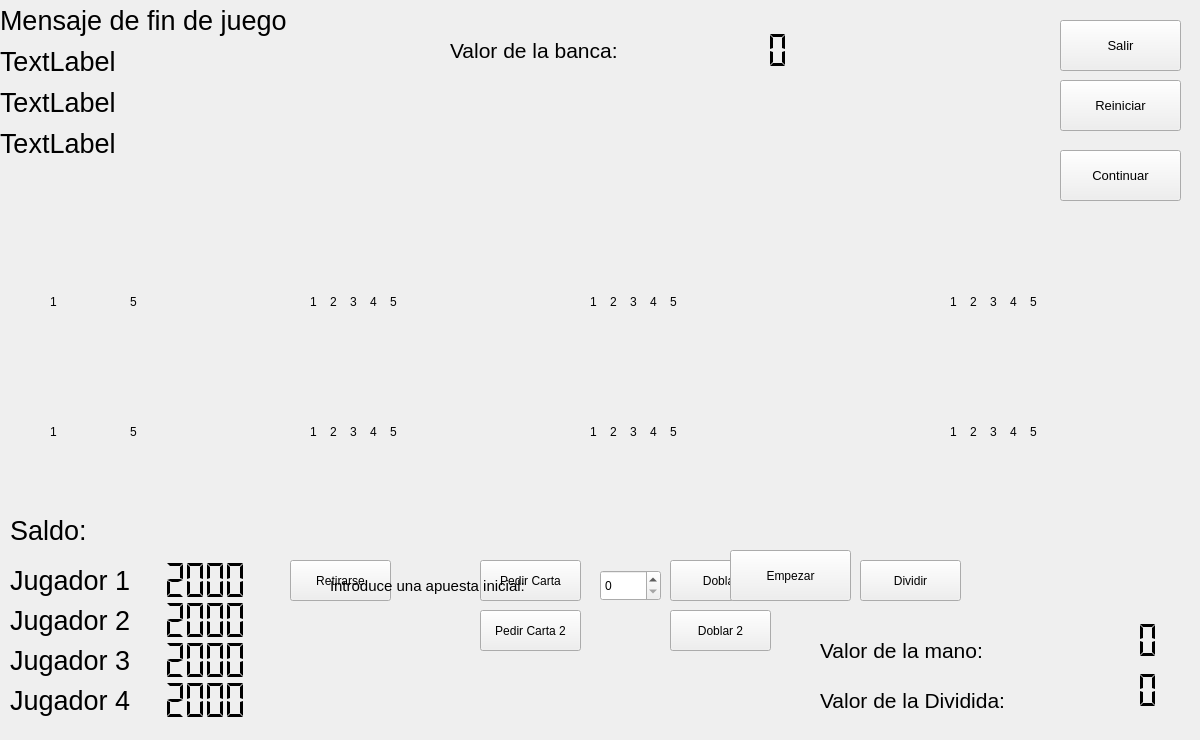
<?xml version="1.0" encoding="UTF-8"?>
<ui version="4.0">
 <class>UnJugador</class>
 <widget class="QWidget" name="UnJugador">
  <property name="geometry">
   <rect>
    <x>0</x>
    <y>0</y>
    <width>1200</width>
    <height>740</height>
   </rect>
  </property>
  <property name="windowTitle">
   <string>Form</string>
  </property>
  <widget class="QPushButton" name="boton_pedir_carta">
   <property name="geometry">
    <rect>
     <x>480</x>
     <y>560</y>
     <width>101</width>
     <height>41</height>
    </rect>
   </property>
   <property name="font">
    <font>
     <pointsize>9</pointsize>
    </font>
   </property>
   <property name="text">
    <string>Pedir Carta</string>
   </property>
  </widget>
  <widget class="QPushButton" name="boton_retirarse">
   <property name="geometry">
    <rect>
     <x>290</x>
     <y>560</y>
     <width>101</width>
     <height>41</height>
    </rect>
   </property>
   <property name="font">
    <font>
     <pointsize>9</pointsize>
    </font>
   </property>
   <property name="text">
    <string>Retirarse</string>
   </property>
  </widget>
  <widget class="QPushButton" name="boton_doblar">
   <property name="geometry">
    <rect>
     <x>670</x>
     <y>560</y>
     <width>101</width>
     <height>41</height>
    </rect>
   </property>
   <property name="font">
    <font>
     <pointsize>9</pointsize>
    </font>
   </property>
   <property name="text">
    <string>Doblar</string>
   </property>
  </widget>
  <widget class="QPushButton" name="boton_dividir">
   <property name="geometry">
    <rect>
     <x>860</x>
     <y>560</y>
     <width>101</width>
     <height>41</height>
    </rect>
   </property>
   <property name="font">
    <font>
     <pointsize>9</pointsize>
    </font>
   </property>
   <property name="text">
    <string>Dividir</string>
   </property>
  </widget>
  <widget class="QLabel" name="label">
   <property name="geometry">
    <rect>
     <x>10</x>
     <y>510</y>
     <width>91</width>
     <height>41</height>
    </rect>
   </property>
   <property name="font">
    <font>
     <pointsize>20</pointsize>
    </font>
   </property>
   <property name="text">
    <string>Saldo:</string>
   </property>
  </widget>
  <widget class="QLCDNumber" name="pantalla">
   <property name="geometry">
    <rect>
     <x>140</x>
     <y>560</y>
     <width>111</width>
     <height>41</height>
    </rect>
   </property>
   <property name="frameShape">
    <enum>QFrame::NoFrame</enum>
   </property>
   <property name="segmentStyle">
    <enum>QLCDNumber::Flat</enum>
   </property>
   <property name="intValue" stdset="0">
    <number>2000</number>
   </property>
  </widget>
  <widget class="QSpinBox" name="selector_apuesta">
   <property name="geometry">
    <rect>
     <x>600</x>
     <y>570</y>
     <width>61</width>
     <height>31</height>
    </rect>
   </property>
   <property name="maximum">
    <number>2000</number>
   </property>
  </widget>
  <widget class="QLabel" name="label_2">
   <property name="geometry">
    <rect>
     <x>330</x>
     <y>570</y>
     <width>251</width>
     <height>31</height>
    </rect>
   </property>
   <property name="font">
    <font>
     <pointsize>11</pointsize>
    </font>
   </property>
   <property name="text">
    <string>Introduce una apuesta inicial: </string>
   </property>
  </widget>
  <widget class="QPushButton" name="boton_empezar">
   <property name="geometry">
    <rect>
     <x>730</x>
     <y>550</y>
     <width>121</width>
     <height>51</height>
    </rect>
   </property>
   <property name="font">
    <font>
     <pointsize>9</pointsize>
    </font>
   </property>
   <property name="text">
    <string>Empezar</string>
   </property>
  </widget>
  <widget class="QLabel" name="label_retirada">
   <property name="geometry">
    <rect>
     <x>0</x>
     <y>0</y>
     <width>500</width>
     <height>41</height>
    </rect>
   </property>
   <property name="font">
    <font>
     <pointsize>20</pointsize>
    </font>
   </property>
   <property name="text">
    <string>Mensaje de fin de juego</string>
   </property>
   <property name="alignment">
    <set>Qt::AlignLeading|Qt::AlignLeft|Qt::AlignVCenter</set>
   </property>
  </widget>
  <widget class="QLabel" name="label_3">
   <property name="geometry">
    <rect>
     <x>820</x>
     <y>620</y>
     <width>211</width>
     <height>61</height>
    </rect>
   </property>
   <property name="font">
    <font>
     <pointsize>16</pointsize>
    </font>
   </property>
   <property name="text">
    <string>Valor de la mano:</string>
   </property>
  </widget>
  <widget class="QLCDNumber" name="pantalla_2">
   <property name="geometry">
    <rect>
     <x>1060</x>
     <y>620</y>
     <width>101</width>
     <height>41</height>
    </rect>
   </property>
   <property name="frameShape">
    <enum>QFrame::NoFrame</enum>
   </property>
   <property name="segmentStyle">
    <enum>QLCDNumber::Flat</enum>
   </property>
   <property name="intValue" stdset="0">
    <number>0</number>
   </property>
  </widget>
  <widget class="QLCDNumber" name="pantalla_3">
   <property name="geometry">
    <rect>
     <x>690</x>
     <y>30</y>
     <width>101</width>
     <height>41</height>
    </rect>
   </property>
   <property name="frameShape">
    <enum>QFrame::NoFrame</enum>
   </property>
   <property name="segmentStyle">
    <enum>QLCDNumber::Flat</enum>
   </property>
   <property name="intValue" stdset="0">
    <number>0</number>
   </property>
  </widget>
  <widget class="QLabel" name="label_valor_banca">
   <property name="geometry">
    <rect>
     <x>450</x>
     <y>20</y>
     <width>211</width>
     <height>61</height>
    </rect>
   </property>
   <property name="font">
    <font>
     <pointsize>16</pointsize>
    </font>
   </property>
   <property name="text">
    <string>Valor de la banca:</string>
   </property>
  </widget>
  <widget class="QPushButton" name="boton_salir">
   <property name="geometry">
    <rect>
     <x>1060</x>
     <y>20</y>
     <width>121</width>
     <height>51</height>
    </rect>
   </property>
   <property name="font">
    <font>
     <pointsize>10</pointsize>
    </font>
   </property>
   <property name="text">
    <string>Salir</string>
   </property>
  </widget>
  <widget class="QPushButton" name="boton_reiniciar">
   <property name="geometry">
    <rect>
     <x>1060</x>
     <y>80</y>
     <width>121</width>
     <height>51</height>
    </rect>
   </property>
   <property name="font">
    <font>
     <pointsize>10</pointsize>
    </font>
   </property>
   <property name="text">
    <string>Reiniciar</string>
   </property>
  </widget>
  <widget class="QPushButton" name="boton_continuar">
   <property name="geometry">
    <rect>
     <x>1060</x>
     <y>150</y>
     <width>121</width>
     <height>51</height>
    </rect>
   </property>
   <property name="font">
    <font>
     <pointsize>10</pointsize>
    </font>
   </property>
   <property name="text">
    <string>Continuar</string>
   </property>
  </widget>
  <widget class="QLabel" name="Mesa1">
   <property name="geometry">
    <rect>
     <x>0</x>
     <y>0</y>
     <width>1200</width>
     <height>740</height>
    </rect>
   </property>
   <property name="text">
    <string/>
   </property>
  </widget>
  <widget class="QLabel" name="Carta1J1">
   <property name="geometry">
    <rect>
     <x>50</x>
     <y>250</y>
     <width>71</width>
     <height>104</height>
    </rect>
   </property>
   <property name="text">
    <string>1</string>
   </property>
  </widget>
  <widget class="QLabel" name="Carta2J1">
   <property name="geometry">
    <rect>
     <x>70</x>
     <y>250</y>
     <width>71</width>
     <height>104</height>
    </rect>
   </property>
   <property name="text">
    <string/>
   </property>
  </widget>
  <widget class="QLabel" name="Carta3J1">
   <property name="geometry">
    <rect>
     <x>90</x>
     <y>250</y>
     <width>71</width>
     <height>104</height>
    </rect>
   </property>
   <property name="text">
    <string/>
   </property>
  </widget>
  <widget class="QLabel" name="Carta4J1">
   <property name="geometry">
    <rect>
     <x>110</x>
     <y>250</y>
     <width>71</width>
     <height>104</height>
    </rect>
   </property>
   <property name="text">
    <string/>
   </property>
  </widget>
  <widget class="QLabel" name="Carta5J1">
   <property name="geometry">
    <rect>
     <x>130</x>
     <y>250</y>
     <width>71</width>
     <height>104</height>
    </rect>
   </property>
   <property name="text">
    <string>5</string>
   </property>
  </widget>
  <widget class="QLabel" name="Carta1B">
   <property name="geometry">
    <rect>
     <x>500</x>
     <y>90</y>
     <width>71</width>
     <height>104</height>
    </rect>
   </property>
   <property name="text">
    <string/>
   </property>
  </widget>
  <widget class="QLabel" name="Carta2B">
   <property name="geometry">
    <rect>
     <x>520</x>
     <y>90</y>
     <width>71</width>
     <height>104</height>
    </rect>
   </property>
   <property name="text">
    <string/>
   </property>
  </widget>
  <widget class="QLabel" name="Carta3B">
   <property name="geometry">
    <rect>
     <x>540</x>
     <y>90</y>
     <width>71</width>
     <height>104</height>
    </rect>
   </property>
   <property name="text">
    <string/>
   </property>
  </widget>
  <widget class="QLabel" name="Carta4B">
   <property name="geometry">
    <rect>
     <x>560</x>
     <y>90</y>
     <width>71</width>
     <height>104</height>
    </rect>
   </property>
   <property name="text">
    <string/>
   </property>
  </widget>
  <widget class="QLabel" name="Carta5B">
   <property name="geometry">
    <rect>
     <x>580</x>
     <y>90</y>
     <width>71</width>
     <height>104</height>
    </rect>
   </property>
   <property name="text">
    <string/>
   </property>
  </widget>
  <widget class="QLabel" name="Carta1D1">
   <property name="geometry">
    <rect>
     <x>50</x>
     <y>380</y>
     <width>71</width>
     <height>104</height>
    </rect>
   </property>
   <property name="text">
    <string>1</string>
   </property>
  </widget>
  <widget class="QLabel" name="Carta2D1">
   <property name="geometry">
    <rect>
     <x>70</x>
     <y>380</y>
     <width>71</width>
     <height>104</height>
    </rect>
   </property>
   <property name="text">
    <string/>
   </property>
  </widget>
  <widget class="QLabel" name="Carta3D1">
   <property name="geometry">
    <rect>
     <x>90</x>
     <y>380</y>
     <width>71</width>
     <height>104</height>
    </rect>
   </property>
   <property name="text">
    <string/>
   </property>
  </widget>
  <widget class="QLabel" name="Carta4D1">
   <property name="geometry">
    <rect>
     <x>110</x>
     <y>380</y>
     <width>71</width>
     <height>104</height>
    </rect>
   </property>
   <property name="text">
    <string/>
   </property>
  </widget>
  <widget class="QLabel" name="Carta5D1">
   <property name="geometry">
    <rect>
     <x>130</x>
     <y>380</y>
     <width>71</width>
     <height>104</height>
    </rect>
   </property>
   <property name="text">
    <string>5</string>
   </property>
  </widget>
  <widget class="QPushButton" name="boton_pedir_carta2">
   <property name="geometry">
    <rect>
     <x>480</x>
     <y>610</y>
     <width>101</width>
     <height>41</height>
    </rect>
   </property>
   <property name="font">
    <font>
     <pointsize>9</pointsize>
    </font>
   </property>
   <property name="text">
    <string>Pedir Carta 2</string>
   </property>
  </widget>
  <widget class="QPushButton" name="boton_doblar2">
   <property name="geometry">
    <rect>
     <x>670</x>
     <y>610</y>
     <width>101</width>
     <height>41</height>
    </rect>
   </property>
   <property name="font">
    <font>
     <pointsize>9</pointsize>
    </font>
   </property>
   <property name="text">
    <string>Doblar 2</string>
   </property>
  </widget>
  <widget class="QLabel" name="label_4">
   <property name="geometry">
    <rect>
     <x>820</x>
     <y>670</y>
     <width>211</width>
     <height>61</height>
    </rect>
   </property>
   <property name="font">
    <font>
     <pointsize>16</pointsize>
    </font>
   </property>
   <property name="text">
    <string>Valor de la Dividida:</string>
   </property>
  </widget>
  <widget class="QLCDNumber" name="pantalla_4">
   <property name="geometry">
    <rect>
     <x>1060</x>
     <y>670</y>
     <width>101</width>
     <height>41</height>
    </rect>
   </property>
   <property name="frameShape">
    <enum>QFrame::NoFrame</enum>
   </property>
   <property name="segmentStyle">
    <enum>QLCDNumber::Flat</enum>
   </property>
  </widget>
  <widget class="QLabel" name="Carta1J4">
   <property name="geometry">
    <rect>
     <x>950</x>
     <y>250</y>
     <width>71</width>
     <height>104</height>
    </rect>
   </property>
   <property name="text">
    <string>1</string>
   </property>
  </widget>
  <widget class="QLabel" name="Carta2J4">
   <property name="geometry">
    <rect>
     <x>970</x>
     <y>250</y>
     <width>71</width>
     <height>104</height>
    </rect>
   </property>
   <property name="text">
    <string>2</string>
   </property>
  </widget>
  <widget class="QLabel" name="Carta3J4">
   <property name="geometry">
    <rect>
     <x>990</x>
     <y>250</y>
     <width>71</width>
     <height>104</height>
    </rect>
   </property>
   <property name="text">
    <string>3</string>
   </property>
  </widget>
  <widget class="QLabel" name="Carta4J4">
   <property name="geometry">
    <rect>
     <x>1010</x>
     <y>250</y>
     <width>71</width>
     <height>104</height>
    </rect>
   </property>
   <property name="text">
    <string>4</string>
   </property>
  </widget>
  <widget class="QLabel" name="Carta5J4">
   <property name="geometry">
    <rect>
     <x>1030</x>
     <y>250</y>
     <width>71</width>
     <height>104</height>
    </rect>
   </property>
   <property name="text">
    <string>5</string>
   </property>
  </widget>
  <widget class="QLabel" name="Carta1D4">
   <property name="geometry">
    <rect>
     <x>950</x>
     <y>380</y>
     <width>71</width>
     <height>104</height>
    </rect>
   </property>
   <property name="text">
    <string>1</string>
   </property>
  </widget>
  <widget class="QLabel" name="Carta2D4">
   <property name="geometry">
    <rect>
     <x>970</x>
     <y>380</y>
     <width>71</width>
     <height>104</height>
    </rect>
   </property>
   <property name="text">
    <string>2</string>
   </property>
  </widget>
  <widget class="QLabel" name="Carta3D4">
   <property name="geometry">
    <rect>
     <x>990</x>
     <y>380</y>
     <width>71</width>
     <height>104</height>
    </rect>
   </property>
   <property name="text">
    <string>3</string>
   </property>
  </widget>
  <widget class="QLabel" name="Carta4D4">
   <property name="geometry">
    <rect>
     <x>1010</x>
     <y>380</y>
     <width>71</width>
     <height>104</height>
    </rect>
   </property>
   <property name="text">
    <string>4</string>
   </property>
  </widget>
  <widget class="QLabel" name="Carta5D4">
   <property name="geometry">
    <rect>
     <x>1030</x>
     <y>380</y>
     <width>71</width>
     <height>104</height>
    </rect>
   </property>
   <property name="text">
    <string>5</string>
   </property>
  </widget>
  <widget class="QLabel" name="Carta1J2">
   <property name="geometry">
    <rect>
     <x>310</x>
     <y>250</y>
     <width>71</width>
     <height>104</height>
    </rect>
   </property>
   <property name="text">
    <string>1</string>
   </property>
  </widget>
  <widget class="QLabel" name="Carta2J2">
   <property name="geometry">
    <rect>
     <x>330</x>
     <y>250</y>
     <width>71</width>
     <height>104</height>
    </rect>
   </property>
   <property name="text">
    <string>2</string>
   </property>
  </widget>
  <widget class="QLabel" name="Carta3J2">
   <property name="geometry">
    <rect>
     <x>350</x>
     <y>250</y>
     <width>71</width>
     <height>104</height>
    </rect>
   </property>
   <property name="text">
    <string>3</string>
   </property>
  </widget>
  <widget class="QLabel" name="Carta4J2">
   <property name="geometry">
    <rect>
     <x>370</x>
     <y>250</y>
     <width>71</width>
     <height>104</height>
    </rect>
   </property>
   <property name="text">
    <string>4</string>
   </property>
  </widget>
  <widget class="QLabel" name="Carta5J2">
   <property name="geometry">
    <rect>
     <x>390</x>
     <y>250</y>
     <width>71</width>
     <height>104</height>
    </rect>
   </property>
   <property name="text">
    <string>5</string>
   </property>
  </widget>
  <widget class="QLabel" name="Carta1D2">
   <property name="geometry">
    <rect>
     <x>310</x>
     <y>380</y>
     <width>71</width>
     <height>104</height>
    </rect>
   </property>
   <property name="text">
    <string>1</string>
   </property>
  </widget>
  <widget class="QLabel" name="Carta2D2">
   <property name="geometry">
    <rect>
     <x>330</x>
     <y>380</y>
     <width>71</width>
     <height>104</height>
    </rect>
   </property>
   <property name="text">
    <string>2</string>
   </property>
  </widget>
  <widget class="QLabel" name="Carta3D2">
   <property name="geometry">
    <rect>
     <x>350</x>
     <y>380</y>
     <width>71</width>
     <height>104</height>
    </rect>
   </property>
   <property name="text">
    <string>3</string>
   </property>
  </widget>
  <widget class="QLabel" name="Carta4D2">
   <property name="geometry">
    <rect>
     <x>370</x>
     <y>380</y>
     <width>71</width>
     <height>104</height>
    </rect>
   </property>
   <property name="text">
    <string>4</string>
   </property>
  </widget>
  <widget class="QLabel" name="Carta5D2">
   <property name="geometry">
    <rect>
     <x>390</x>
     <y>380</y>
     <width>71</width>
     <height>104</height>
    </rect>
   </property>
   <property name="text">
    <string>5</string>
   </property>
  </widget>
  <widget class="QLabel" name="Carta1J3">
   <property name="geometry">
    <rect>
     <x>590</x>
     <y>250</y>
     <width>71</width>
     <height>104</height>
    </rect>
   </property>
   <property name="text">
    <string>1</string>
   </property>
  </widget>
  <widget class="QLabel" name="Carta2J3">
   <property name="geometry">
    <rect>
     <x>610</x>
     <y>250</y>
     <width>71</width>
     <height>104</height>
    </rect>
   </property>
   <property name="text">
    <string>2</string>
   </property>
  </widget>
  <widget class="QLabel" name="Carta3J3">
   <property name="geometry">
    <rect>
     <x>630</x>
     <y>250</y>
     <width>71</width>
     <height>104</height>
    </rect>
   </property>
   <property name="text">
    <string>3</string>
   </property>
  </widget>
  <widget class="QLabel" name="Carta4J3">
   <property name="geometry">
    <rect>
     <x>650</x>
     <y>250</y>
     <width>71</width>
     <height>104</height>
    </rect>
   </property>
   <property name="text">
    <string>4</string>
   </property>
  </widget>
  <widget class="QLabel" name="Carta5J3">
   <property name="geometry">
    <rect>
     <x>670</x>
     <y>250</y>
     <width>71</width>
     <height>104</height>
    </rect>
   </property>
   <property name="text">
    <string>5</string>
   </property>
  </widget>
  <widget class="QLabel" name="label_5">
   <property name="geometry">
    <rect>
     <x>10</x>
     <y>560</y>
     <width>130</width>
     <height>41</height>
    </rect>
   </property>
   <property name="font">
    <font>
     <pointsize>20</pointsize>
    </font>
   </property>
   <property name="text">
    <string>Jugador 1</string>
   </property>
  </widget>
  <widget class="QLabel" name="label_6">
   <property name="geometry">
    <rect>
     <x>10</x>
     <y>600</y>
     <width>130</width>
     <height>41</height>
    </rect>
   </property>
   <property name="font">
    <font>
     <pointsize>20</pointsize>
    </font>
   </property>
   <property name="text">
    <string>Jugador 2</string>
   </property>
  </widget>
  <widget class="QLCDNumber" name="saldo2">
   <property name="geometry">
    <rect>
     <x>140</x>
     <y>600</y>
     <width>111</width>
     <height>41</height>
    </rect>
   </property>
   <property name="frameShape">
    <enum>QFrame::NoFrame</enum>
   </property>
   <property name="segmentStyle">
    <enum>QLCDNumber::Flat</enum>
   </property>
   <property name="value" stdset="0">
    <double>2000.000000000000000</double>
   </property>
  </widget>
  <widget class="QLabel" name="Carta1D3">
   <property name="geometry">
    <rect>
     <x>590</x>
     <y>380</y>
     <width>71</width>
     <height>104</height>
    </rect>
   </property>
   <property name="text">
    <string>1</string>
   </property>
  </widget>
  <widget class="QLabel" name="Carta2D3">
   <property name="geometry">
    <rect>
     <x>610</x>
     <y>380</y>
     <width>71</width>
     <height>104</height>
    </rect>
   </property>
   <property name="text">
    <string>2</string>
   </property>
  </widget>
  <widget class="QLabel" name="Carta3D3">
   <property name="geometry">
    <rect>
     <x>630</x>
     <y>380</y>
     <width>71</width>
     <height>104</height>
    </rect>
   </property>
   <property name="text">
    <string>3</string>
   </property>
  </widget>
  <widget class="QLabel" name="Carta4D3">
   <property name="geometry">
    <rect>
     <x>650</x>
     <y>380</y>
     <width>71</width>
     <height>104</height>
    </rect>
   </property>
   <property name="text">
    <string>4</string>
   </property>
  </widget>
  <widget class="QLabel" name="Carta5D3">
   <property name="geometry">
    <rect>
     <x>670</x>
     <y>380</y>
     <width>71</width>
     <height>104</height>
    </rect>
   </property>
   <property name="text">
    <string>5</string>
   </property>
  </widget>
  <widget class="QLabel" name="label_7">
   <property name="geometry">
    <rect>
     <x>10</x>
     <y>640</y>
     <width>130</width>
     <height>41</height>
    </rect>
   </property>
   <property name="font">
    <font>
     <pointsize>20</pointsize>
    </font>
   </property>
   <property name="text">
    <string>Jugador 3</string>
   </property>
  </widget>
  <widget class="QLabel" name="label_8">
   <property name="geometry">
    <rect>
     <x>10</x>
     <y>680</y>
     <width>130</width>
     <height>41</height>
    </rect>
   </property>
   <property name="font">
    <font>
     <pointsize>20</pointsize>
    </font>
   </property>
   <property name="text">
    <string>Jugador 4</string>
   </property>
  </widget>
  <widget class="QLCDNumber" name="saldo3">
   <property name="geometry">
    <rect>
     <x>140</x>
     <y>640</y>
     <width>111</width>
     <height>41</height>
    </rect>
   </property>
   <property name="frameShape">
    <enum>QFrame::NoFrame</enum>
   </property>
   <property name="segmentStyle">
    <enum>QLCDNumber::Flat</enum>
   </property>
   <property name="value" stdset="0">
    <double>2000.000000000000000</double>
   </property>
  </widget>
  <widget class="QLCDNumber" name="saldo4">
   <property name="geometry">
    <rect>
     <x>140</x>
     <y>680</y>
     <width>111</width>
     <height>41</height>
    </rect>
   </property>
   <property name="frameShape">
    <enum>QFrame::NoFrame</enum>
   </property>
   <property name="segmentStyle">
    <enum>QLCDNumber::Flat</enum>
   </property>
   <property name="value" stdset="0">
    <double>2000.000000000000000</double>
   </property>
  </widget>
  <widget class="QLabel" name="label_final2">
   <property name="geometry">
    <rect>
     <x>0</x>
     <y>41</y>
     <width>500</width>
     <height>41</height>
    </rect>
   </property>
   <property name="font">
    <font>
     <pointsize>20</pointsize>
    </font>
   </property>
   <property name="text">
    <string>TextLabel</string>
   </property>
  </widget>
  <widget class="QLabel" name="label_final3">
   <property name="geometry">
    <rect>
     <x>0</x>
     <y>82</y>
     <width>500</width>
     <height>41</height>
    </rect>
   </property>
   <property name="font">
    <font>
     <pointsize>20</pointsize>
    </font>
   </property>
   <property name="text">
    <string>TextLabel</string>
   </property>
  </widget>
  <widget class="QLabel" name="label_final4">
   <property name="geometry">
    <rect>
     <x>0</x>
     <y>123</y>
     <width>500</width>
     <height>41</height>
    </rect>
   </property>
   <property name="font">
    <font>
     <pointsize>20</pointsize>
    </font>
   </property>
   <property name="text">
    <string>TextLabel</string>
   </property>
  </widget>
  <zorder>Mesa1</zorder>
  <zorder>boton_pedir_carta</zorder>
  <zorder>boton_retirarse</zorder>
  <zorder>boton_doblar</zorder>
  <zorder>boton_dividir</zorder>
  <zorder>label</zorder>
  <zorder>pantalla</zorder>
  <zorder>selector_apuesta</zorder>
  <zorder>label_2</zorder>
  <zorder>boton_empezar</zorder>
  <zorder>label_retirada</zorder>
  <zorder>label_3</zorder>
  <zorder>pantalla_2</zorder>
  <zorder>pantalla_3</zorder>
  <zorder>label_valor_banca</zorder>
  <zorder>boton_salir</zorder>
  <zorder>boton_reiniciar</zorder>
  <zorder>boton_continuar</zorder>
  <zorder>Carta1J1</zorder>
  <zorder>Carta2J1</zorder>
  <zorder>Carta3J1</zorder>
  <zorder>Carta4J1</zorder>
  <zorder>Carta5J1</zorder>
  <zorder>Carta1B</zorder>
  <zorder>Carta2B</zorder>
  <zorder>Carta3B</zorder>
  <zorder>Carta4B</zorder>
  <zorder>Carta5B</zorder>
  <zorder>Carta1D1</zorder>
  <zorder>Carta2D1</zorder>
  <zorder>Carta3D1</zorder>
  <zorder>Carta4D1</zorder>
  <zorder>Carta5D1</zorder>
  <zorder>boton_pedir_carta2</zorder>
  <zorder>boton_doblar2</zorder>
  <zorder>label_4</zorder>
  <zorder>pantalla_4</zorder>
  <zorder>Carta1J4</zorder>
  <zorder>Carta2J4</zorder>
  <zorder>Carta3J4</zorder>
  <zorder>Carta4J4</zorder>
  <zorder>Carta5J4</zorder>
  <zorder>Carta1D4</zorder>
  <zorder>Carta2D4</zorder>
  <zorder>Carta3D4</zorder>
  <zorder>Carta4D4</zorder>
  <zorder>Carta5D4</zorder>
  <zorder>Carta1J2</zorder>
  <zorder>Carta2J2</zorder>
  <zorder>Carta3J2</zorder>
  <zorder>Carta4J2</zorder>
  <zorder>Carta5J2</zorder>
  <zorder>Carta1D2</zorder>
  <zorder>Carta2D2</zorder>
  <zorder>Carta3D2</zorder>
  <zorder>Carta4D2</zorder>
  <zorder>Carta5D2</zorder>
  <zorder>Carta1J3</zorder>
  <zorder>Carta2J3</zorder>
  <zorder>Carta3J3</zorder>
  <zorder>Carta4J3</zorder>
  <zorder>Carta5J3</zorder>
  <zorder>label_5</zorder>
  <zorder>label_6</zorder>
  <zorder>saldo2</zorder>
  <zorder>Carta1D3</zorder>
  <zorder>Carta2D3</zorder>
  <zorder>Carta3D3</zorder>
  <zorder>Carta4D3</zorder>
  <zorder>Carta5D3</zorder>
  <zorder>label_7</zorder>
  <zorder>label_8</zorder>
  <zorder>saldo3</zorder>
  <zorder>saldo4</zorder>
  <zorder>label_final2</zorder>
  <zorder>label_final3</zorder>
  <zorder>label_final4</zorder>
 </widget>
 <resources/>
 <connections/>
</ui>
